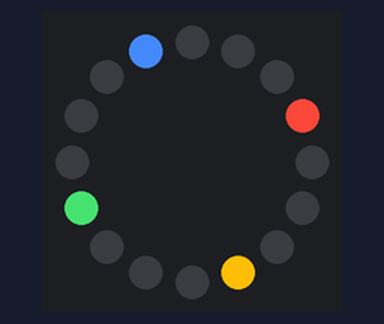
This program was run on a simulated Raspberry Pi Pico running MicroPython. Shown: 16 RGB LEDs in a ring, first at the top, clockwise.

Above: at 5.07 s.
At 5.68 s:
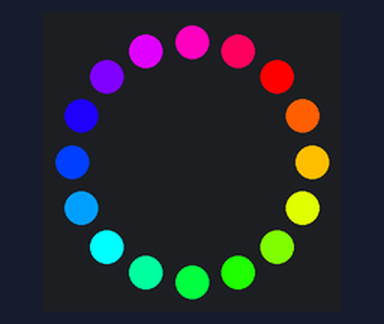
At 6.29 s:
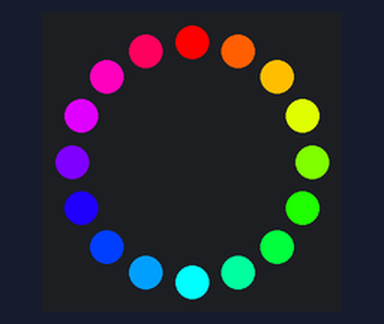
At 6.9 s:
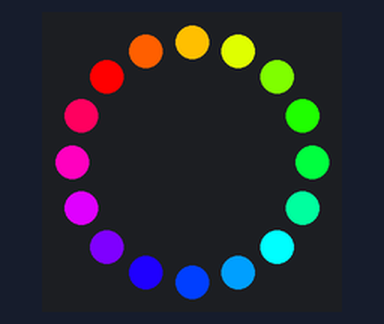
At 7.51 s:
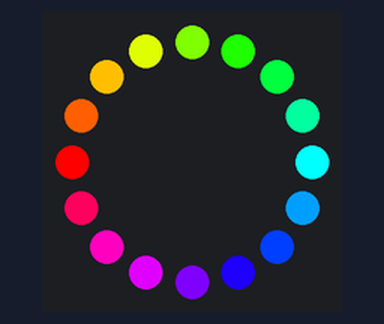

The program:

ring_light.py
```python
"""
┏━━━━━━━━━━━━━━━━━━━━━━━━━━━━━━━━━━━━━━━━━━━━━━━━━━━━━━━━━━┓
┃ Raspberry Pi Pico NeoPixel Ring Animation (MicroPython)  ┃
┃                                                          ┃
┃ A program to demonstrate the use of a NeoPixel ring      ┃
┃ light with a Raspberry Pi Pico by implementing a         ┃
┃ Google Home four-color rotation animation.               ┃
┃                                                          ┃
┃ Copyright (c) 2023 Anderson Costa                        ┃
┃ GitHub: github.com/arcostasi                             ┃
┃ License: MIT                                             ┃
┗━━━━━━━━━━━━━━━━━━━━━━━━━━━━━━━━━━━━━━━━━━━━━━━━━━━━━━━━━━┛
"""

from machine import Pin
import array
import time
import rp2

# RP2040 PIO and Pin Configurations
PIN_NUM = 16  # Pin connected to the ring light
led_count = 16  # Number of LEDs in the ring light
brightness = 1.0  # 0.1 = darker, 1.0 = brightest

# WS2812 parameters
@rp2.asm_pio(sideset_init=rp2.PIO.OUT_LOW, out_shiftdir=rp2.PIO.SHIFT_LEFT,
             autopull=True, pull_thresh=24)
def ws2812():
    T1 = 2
    T2 = 5
    T3 = 3
    wrap_target()
    label("bitloop")
    out(x, 1)               .side(0)    [T3 - 1]
    jmp(not_x, "do_zero")   .side(1)    [T1 - 1]
    jmp("bitloop")          .side(1)    [T2 - 1]
    label("do_zero")
    nop()                   .side(0)    [T2 - 1]
    wrap()

# Create the StateMachine with the ws2812 program, outputting on pre-defined pin
# at the 8MHz frequency
state_machine = rp2.StateMachine(0, ws2812, freq=8_000_000, sideset_base=Pin(PIN_NUM))

# Activate the state machine
state_machine.active(1)

# Range of LEDs stored in an array
pixel_array = array.array("I", [0 for _ in range(led_count)])

def update_pixels(brightness_input=brightness):
    dimmer_array = array.array("I", [0 for _ in range(led_count)])
    for index, color in enumerate(pixel_array):
        red = int(((color >> 8) & 0xFF) * brightness_input)  # 8-bit red dimmed to brightness
        green = int(((color >> 16) & 0xFF) * brightness_input)  # 8-bit green dimmed to brightness
        blue = int((color & 0xFF) * brightness_input)  # 8-bit blue dimmed to brightness
        dimmer_array[index] = (green << 16) + (red << 8) + blue  # 24-bit color dimmed to brightness
    state_machine.put(dimmer_array, 8)  # Update the state machine with new colors
    time.sleep_ms(10)

def set_rgb_color(index, color):
    color = hex_to_rgb(color)
    pixel_array[index] = (color[1] << 16) + (color[0] << 8) + color[2]  # Set 24-bit color

def hex_to_rgb(hex_val):
    return tuple(int(hex_val.lstrip('#')[ii:ii+2], 16) for ii in (0, 2, 4))

def hsv_to_rgb(h, s, v):
    i = int(h * 6.)
    f = (h * 6.) - i
    p = v * (1. - s)
    q = v * (1. - s * f)
    t = v * (1. - s * (1. - f))
    i = i % 6

    if i == 0:
        return int(v * 255), int(t * 255), int(p * 255)
    elif i == 1:
        return int(q * 255), int(v * 255), int(p * 255)
    elif i == 2:
        return int(p * 255), int(v * 255), int(t * 255)
    elif i == 3:
        return int(p * 255), int(q * 255), int(v * 255)
    elif i == 4:
        return int(t * 255), int(p * 255), int(v * 255)
    elif i == 5:
        return int(v * 255), int(p * 255), int(q * 255)

def set_hsv_color(index, h, s, v):
    r, g, b = hsv_to_rgb(h, s, v)
    pixel_array[index] = (g << 16) + (r << 8) + b  # Set 24-bit color

def google_home_animation():
    # Google Home four-color rotation scheme
    google_colors = ['#4285f4', '#ea4335', '#fbbc05', '#34a853']  # Hex colors by Google
    cycles = 5  # Number of times to cycle 360-degrees

    for rotation in range(int(cycles * len(pixel_array))):
        for index in range(len(pixel_array)):
            if index % int(len(pixel_array) / 4) == 0:  # 90-degree LEDs only
                set_rgb_color((index + rotation) % led_count, google_colors[int(index / len(pixel_array) * 4)])
            else:
                set_rgb_color((index + rotation) % led_count, '#000000')  # Other pixels blank
        update_pixels()  # Update pixel colors
        time.sleep(0.05)  # Wait between changes

def rainbow_animation():
    for rotation in range(led_count * 10):  # Repeat the animation 10 times
        for index in range(led_count):
            hue = (index + rotation) % led_count / led_count
            set_hsv_color(index, hue, 1, 1)  # Set the current pixel to the rainbow color
        update_pixels()  # Update pixel colors
        time.sleep_ms(5)  # Wait between changes

def main():

    while True:
        google_home_animation()
        rainbow_animation()  # Bonus "Easter egg" animation

# Call the main function
if __name__ == "__main__":
    main()
```

Measured:
- by itself, everything shown: repeats every 7.8 s, in 89 steps
